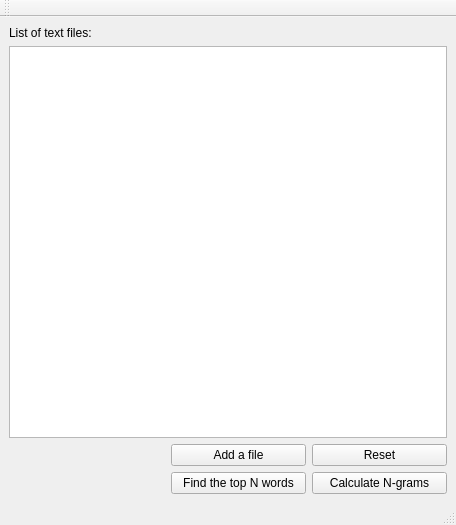
<?xml version="1.0" encoding="UTF-8"?>
<ui version="4.0">
 <class>MainWindow</class>
 <widget class="QMainWindow" name="MainWindow">
  <property name="geometry">
   <rect>
    <x>0</x>
    <y>0</y>
    <width>456</width>
    <height>525</height>
   </rect>
  </property>
  <property name="sizeIncrement">
   <size>
    <width>0</width>
    <height>0</height>
   </size>
  </property>
  <property name="windowTitle">
   <string>MainWindow</string>
  </property>
  <property name="autoFillBackground">
   <bool>true</bool>
  </property>
  <widget class="QWidget" name="centralwidget">
   <layout class="QVBoxLayout" name="verticalLayout">
    <item>
     <widget class="QLabel" name="label">
      <property name="text">
       <string>List of text files:</string>
      </property>
     </widget>
    </item>
    <item>
     <widget class="QListWidget" name="listWidget"/>
    </item>
    <item>
     <layout class="QHBoxLayout" name="horizontalLayout">
      <item>
       <spacer name="horizontalSpacer">
        <property name="orientation">
         <enum>Qt::Horizontal</enum>
        </property>
        <property name="sizeHint" stdset="0">
         <size>
          <width>40</width>
          <height>20</height>
         </size>
        </property>
       </spacer>
      </item>
      <item>
       <widget class="QPushButton" name="pushButton">
        <property name="sizePolicy">
         <sizepolicy hsizetype="Minimum" vsizetype="Fixed">
          <horstretch>0</horstretch>
          <verstretch>0</verstretch>
         </sizepolicy>
        </property>
        <property name="minimumSize">
         <size>
          <width>135</width>
          <height>0</height>
         </size>
        </property>
        <property name="text">
         <string>Add a file</string>
        </property>
       </widget>
      </item>
      <item>
       <widget class="QPushButton" name="pushButton_3">
        <property name="minimumSize">
         <size>
          <width>135</width>
          <height>0</height>
         </size>
        </property>
        <property name="text">
         <string>Reset</string>
        </property>
       </widget>
      </item>
     </layout>
    </item>
    <item>
     <layout class="QHBoxLayout" name="horizontalLayout_2">
      <item>
       <spacer name="horizontalSpacer_2">
        <property name="orientation">
         <enum>Qt::Horizontal</enum>
        </property>
        <property name="sizeHint" stdset="0">
         <size>
          <width>40</width>
          <height>20</height>
         </size>
        </property>
       </spacer>
      </item>
      <item>
       <widget class="QPushButton" name="pushButton_2">
        <property name="minimumSize">
         <size>
          <width>135</width>
          <height>0</height>
         </size>
        </property>
        <property name="text">
         <string>Find the top N words</string>
        </property>
       </widget>
      </item>
      <item>
       <widget class="QPushButton" name="pushButton_4">
        <property name="minimumSize">
         <size>
          <width>135</width>
          <height>0</height>
         </size>
        </property>
        <property name="text">
         <string>Calculate N-grams</string>
        </property>
       </widget>
      </item>
     </layout>
    </item>
   </layout>
  </widget>
  <widget class="QMenuBar" name="menubar">
   <property name="geometry">
    <rect>
     <x>0</x>
     <y>0</y>
     <width>456</width>
     <height>26</height>
    </rect>
   </property>
  </widget>
  <widget class="QStatusBar" name="statusbar"/>
  <widget class="QToolBar" name="toolBar">
   <property name="windowTitle">
    <string>toolBar</string>
   </property>
   <attribute name="toolBarArea">
    <enum>TopToolBarArea</enum>
   </attribute>
   <attribute name="toolBarBreak">
    <bool>false</bool>
   </attribute>
  </widget>
 </widget>
 <resources/>
 <connections/>
</ui>
